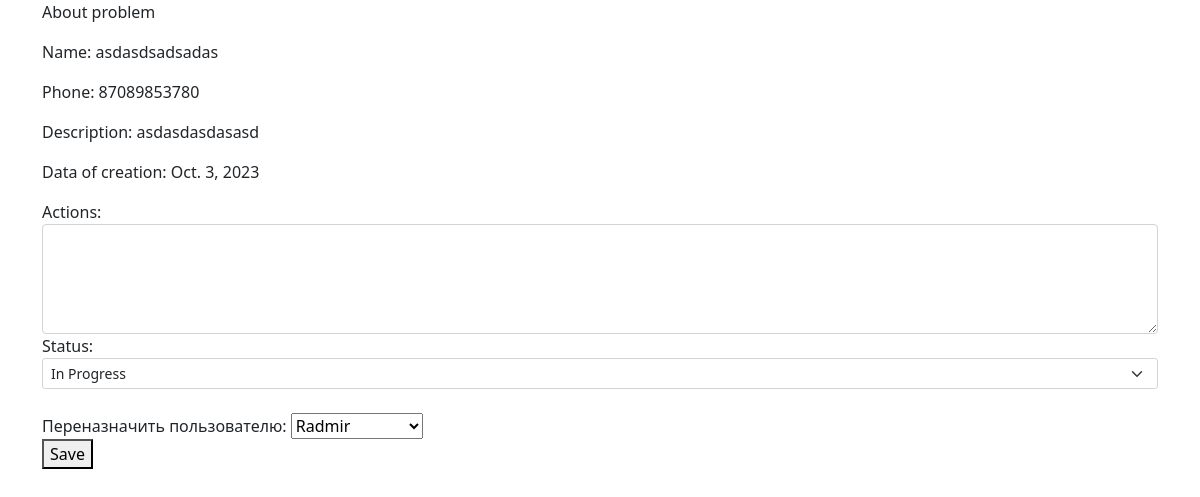
/more/32/, run on an earlier commit of the app's database.
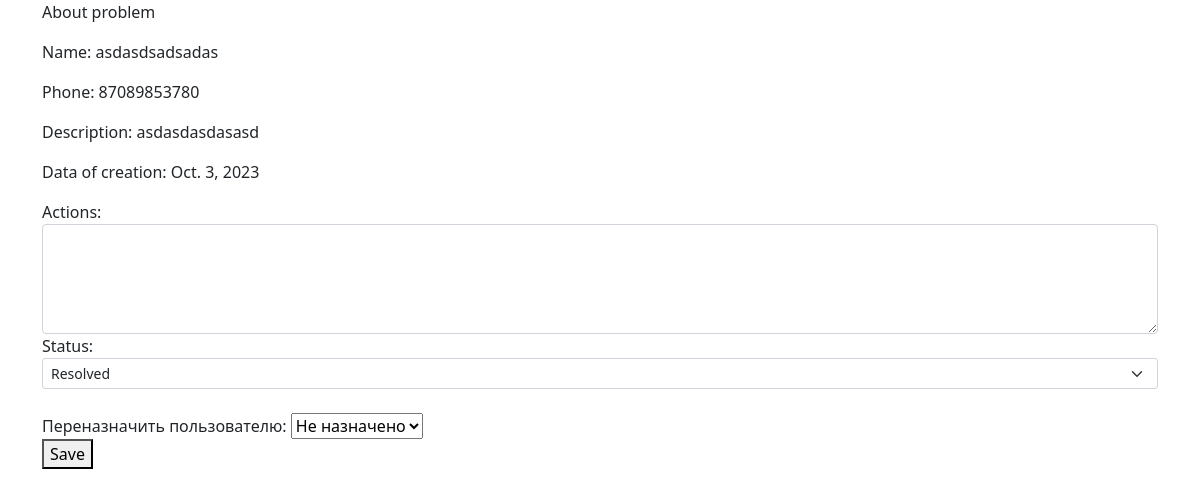
And on a later commit of the database.
### helpdesk/models.py (models this page shows, shortened)
class HellpDesk(models.Model):
    name = models.CharField(max_length=50) # asker
    phone = models.IntegerField()
    email = models.CharField(max_length=255)
    description = models.TextField()
    creator_name = models.CharField(max_length=255, default='idontknow')
    CHOICES = [
        ('Low', 'Low'),
        ('Medium', 'Medium'),
        ('High', 'High')
    ]
    priority = models.CharField(max_length=100, choices=CHOICES)
    status = models.CharField(max_length=250, choices= STATUS_CHOICES , default="new")
    date = models.DateField(default=timezone.now)
    actions_taken = models.TextField(blank=True)
    assigned_user = models.ForeignKey(User, on_delete=models.SET_NULL , null= True , related_name='assigned_problem_more')
    resolved_user = models.ForeignKey(User, on_delete=models.SET_NULL , null= True , related_name = 'resolved_problem_more' )
    confirmed = models.BooleanField(default=False)

### helpdesk/views.py (the view, shortened to what this page needs)
# urls.py: path('more/<int:problem_id>/', views.more_details, name='more'),
def more_details(request, problem_id):
    problem_more = get_object_or_404(HellpDesk, pk=problem_id)
    is_tester = request.user.groups.filter(name= 'Tester')
    is_reception = request.user.groups.filter(name= 'Reception')
    reception_users = User.objects.filter(groups__name='Reception')
    return render(request, 'more.html', {'problem_more': problem_more , 'is_tester' : is_tester , 'is_recepption': is_reception , 'reception_users': reception_users})

### helpdesk/templates/more.html (shortened to what this page needs)
<!DOCTYPE html>
<html lang="en">
<head>
    <link href="https://cdn.jsdelivr.net/npm/bootstrap@5.1.3/dist/css/bootstrap.min.css" rel="stylesheet">
</head>
</head>
<body>
    <div class="container">
            <p>About problem</p>
            <p>Name: {{ problem_more.name }}</p>
            <p>Phone: {{ problem_more.phone }}</p>
            <p>Description: {{ problem_more.description }}</p>
            <p>Data of creation: {{ problem_more.date }}</p>
        <form method="post">
            <label for="actions">Actions:</label>
            <textarea id="actions" name="actions" rows="4" cols="50" class="form-control" id="exampleFormControlTextarea1" rows="3">{{ problem_more.actions_taken }}</textarea>
            <label for="status">Status:</label>
            <select class="form-select form-select-sm" aria-label=".form-select-sm example" id="status" name="status">
                <option value="in progress" {% if problem_more.status == "in progress" %}selected{% endif %}>In Progress</option>
                <option value="resolved" {% if problem_more.status == "resolved" %}selected{% endif %}>Resolved</option>
            </select><br>
            {% if is_tester or reception_users %}
            <label for="assigned_user">Переназначить пользователю:</label>
            <select id="assigned_user" name="assigned_user">
                <option value="" {% if not problem_more.assigned_user %}selected{% endif %}>Не назначено</option>
                {% for user in reception_users %}
                    <option value="{{ user.id }}" {% if problem_more.assigned_user == user %}selected{% endif %}>{{ user.username }}</option>
                {% endfor %}
            </select><br>
            {% endif %}
            <button type="submit">Save</button>
        </form>
    </div>
</body>
</html>

What changed in the data, as far as the page shows it:
changed HellpDesk "asdasdsadsadas": status "In Progress" → "Resolved"; assigned_user "Radmir" → "Не назначено"
